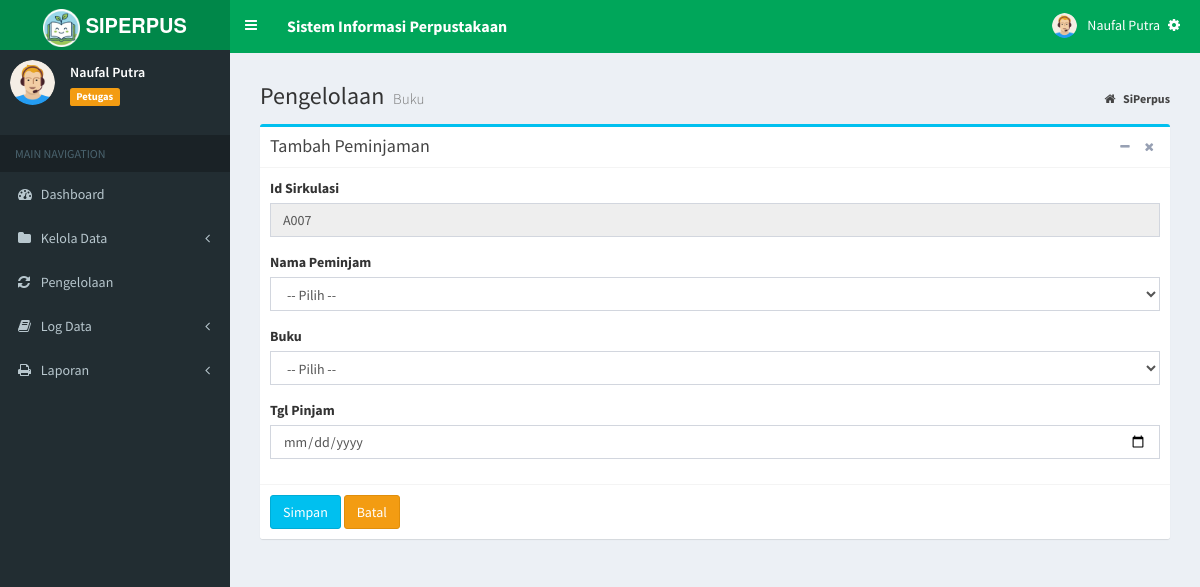
Before: /index.php?page=add_sirkul (signed in) with the older database file.
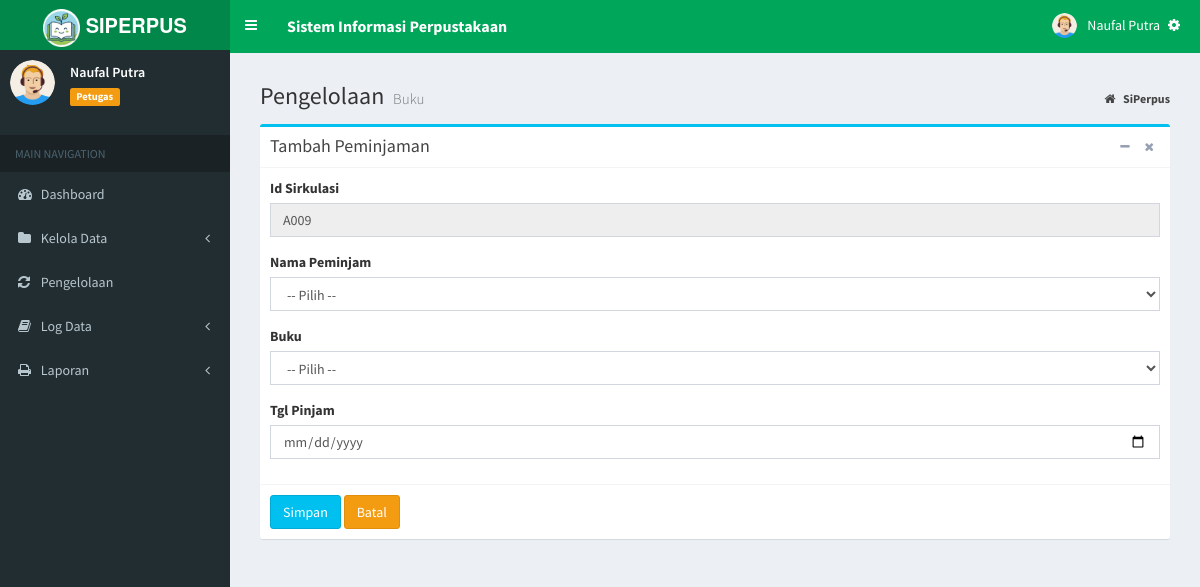
After: the same page with the newer database file.
### tables this page shows
CREATE TABLE `tb_sirkulasi` (
  `id_sk` varchar(20) NOT NULL,
  `id_buku` varchar(10) NOT NULL,
  `id_anggota` varchar(10) NOT NULL,
  `tgl_pinjam` date NOT NULL,
  `tgl_kembali` date NOT NULL,
  `status` enum('PIN','KEM') NOT NULL,
  `tgl_dikembalikan` date DEFAULT NULL,
  PRIMARY KEY (`id_sk`),
  KEY `id_buku` (`id_buku`),
  KEY `id_anggota` (`id_anggota`),
  CONSTRAINT `tb_sirkulasi_ibfk_1` FOREIGN KEY (`id_buku`) REFERENCES `tb_buku` (`id_buku`) ON DELETE CASCADE ON UPDATE CASCADE,
  CONSTRAINT `tb_sirkulasi_ibfk_2` FOREIGN KEY (`id_anggota`) REFERENCES `tb_anggota` (`id_anggota`) ON DELETE CASCADE ON UPDATE CASCADE
);

### admin/sirkul/add_sirkul.php (the view, shortened to what this page needs)
<?php
$carikode = mysqli_query($koneksi, "SELECT id_sk FROM tb_sirkulasi WHERE id_sk LIKE 'A%' ORDER BY id_sk DESC LIMIT 1");
$datakode = mysqli_fetch_array($carikode);
if ($datakode) {
    $kode = $datakode['id_sk'];
    $urut = substr($kode, 1, 3);
    $tambah = (int) $urut + 1;
} else {
    $tambah = 1;
}
if (strlen($tambah) == 1){
    $format = "A00".$tambah;
} else if (strlen($tambah) == 2){
    $format = "A0".$tambah;
} else {
    $format = "A".$tambah;
}
?>
<section class="content-header">
	<h1>
		Pengelolaan
		<small>Buku</small>
	</h1>
	<ol class="breadcrumb">
		<li>
			<a href="index.php">
				<i class="fa fa-home"></i>
				<b>SiPerpus</b>
			</a>
		</li>
	</ol>
</section>
<section class="content">
	<div class="row">
		<div class="col-md-12">
			<div class="box box-info">
				<div class="box-header with-border">
					<h3 class="box-title">Tambah Peminjaman</h3>
					<div class="box-tools pull-right">
						<button type="button" class="btn btn-box-tool" data-widget="collapse">
							<i class="fa fa-minus"></i>
						</button>
						<button type="button" class="btn btn-box-tool" data-widget="remove">
							<i class="fa fa-remove"></i>
						</button>
					</div>
				</div>
				<form action="" method="post" enctype="multipart/form-data">
					<div class="box-body">
						<div class="form-group">
							<label>Id Sirkulasi</label>
							<input type="text" name="id_sk" id="id_sk" class="form-control"
								value="<?php echo $format; ?>" readonly />
						</div>
						<div class="form-group">
							<label>Nama Peminjam</label>
							<select name="id_anggota" id="id_anggota" class="form-control select2" style="width: 100%;">
								<option selected="selected">-- Pilih --</option>
							</select>
						</div>
						<div class="form-group">
							<label>Buku</label>
							<select name="id_buku" id="id_buku" class="form-control select2" style="width: 100%;">
								<option selected="selected">-- Pilih --</option>
							</select>
						</div>
						<div class="form-group">
							<label>Tgl Pinjam</label>
							<input type="date" name="tgl_pinjam" id="tgl_pinjam" class="form-control" />
						</div>
					</div>
					<div class="box-footer">
						<input type="submit" name="Simpan" value="Simpan" class="btn btn-info">
						<a href="?page=data_sirkul" class="btn btn-warning">Batal</a>
					</div>
				</form>
			</div>
</section>

Changed rows visible on the page:
no longer on this page (row edited): tb_sirkulasi: id_sk "A007"
added tb_sirkulasi: id_sk "A009"
